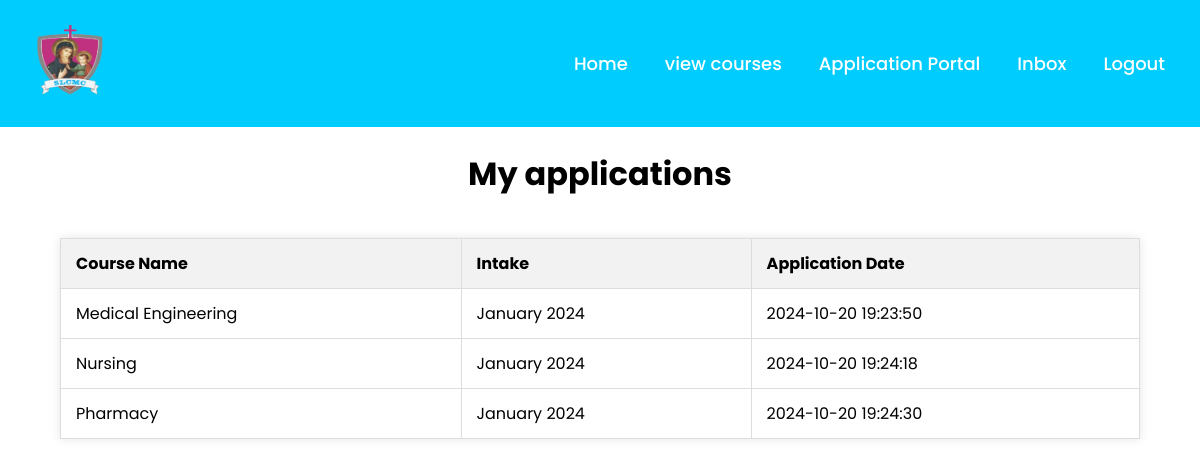
The app's page /inbox.php (signed in) with its own data.
### tables this page shows
CREATE TABLE `applications` (
  `id` int(11) NOT NULL,
  `user_id` int(11) DEFAULT NULL,
  `course_id` int(11) DEFAULT NULL,
  `intake` varchar(50) DEFAULT NULL,
  `comment` varchar(300) NOT NULL,
  `timeStamp` timestamp NOT NULL DEFAULT CURRENT_TIMESTAMP ON UPDATE CURRENT_TIMESTAMP
);

CREATE TABLE `courses` (
  `id` int(11) NOT NULL,
  `course_name` varchar(100) NOT NULL,
  `description` text NOT NULL
);

### inbox.php (the view, shortened to what this page needs)
<?php
include 'db.php';
$user_id = $_SESSION['user_id'];
?>
<!DOCTYPE html>
<html lang="en" dir="ltr">
  <head>
   </head>
<body>
  <nav>
    <div class="menu">
      <div class="logo">
        <img src="img/logo1.png" width=100 height=100>
      </div>
      <ul>
        <li><a href="home.php">Home</a></li>
        <li><a href="view-courses.php">view courses</a></li>
        <li><a href="courses.php">Application Portal</a></li>
        <li><a href="#">Inbox</a></li>
        <li><a href="index.php?logout='1'">Logout</a></li>
      </ul>
    </div>
  </nav>
  <p>
    <br>
    <br>
    <br>
    <br>
    <br>
    <br>
  </p>
 <h1 align=center>My applications</h1>
 <table border="1">
<?php
$sql = "SELECT courses.course_name, applications.intake, applications.timeStamp
        FROM applications
        JOIN courses ON applications.course_id = courses.id
        WHERE applications.user_id = ?";
if ($stmt = $conn->prepare($sql)) {
    $stmt->bind_param("i", $user_id);
    $stmt->execute();
    $result = $stmt->get_result();
    if ($result->num_rows > 0) {
        echo "<table border='1'>";
        echo "<tr><th>Course Name</th><th>Intake</th><th>Application Date</th></tr>";
        while ($row = $result->fetch_assoc()) {
            echo "<tr>";
            echo "<td>" . $row["course_name"] . "</td>";
            echo "<td>" . $row["intake"] . "</td>";
            echo "<td>" . $row["timeStamp"] . "</td>";
            echo "</tr>";
        }
        echo "</table>";
    } else {
        echo "<p>You have not applied for any courses yet.</p>";
    }
} else {
    echo "Error preparing statement: " . $conn->error;
}
?>
</table>
</body>
</html>

### inbox.php (style rules this page uses)
* { margin: 0; padding: 0; box-sizing: border-box; font-family: 'Poppins',sans-serif; }
body { height: 100vh; width: 100%; background: #ffffff; }
nav { position: fixed; background: #00cdfe; width: 100%; padding: 10px 0; z-index: 12; }
nav .menu { max-width: 1250px; margin: auto; display: flex; align-items: center; justify-content: space-between; padding: 0 20px; }
.menu ul { display: inline-flex; }
.menu ul li { list-style: none; margin-left: 7px; }
.menu ul li:first-child { margin-left: 0px; }
.menu ul li a { text-decoration: none; color: #fff; font-size: 18px; font-weight: 500; padding: 8px 15px; border-radius: 5px; transition: all 0.3s ease; }
table { width: 90%; //max-width: 800px; margin: 20px auto; border-collapse: collapse; background-color: white; box-shadow: 0px 0px 10px rgba(0, 0, 0, 0.1); }
th, td { padding: 12px 15px; border: 1px solid #ddd; text-align: left; }
th { background-color: #f2f2f2; }

### records on screen
applications: course.course_name "Medical Engineering", intake "January 2024", timeStamp "2024-10-20 19:23:50"
applications: course.course_name "Nursing", intake "January 2024", timeStamp "2024-10-20 19:24:18"
applications: course.course_name "Pharmacy", intake "January 2024", timeStamp "2024-10-20 19:24:30"
